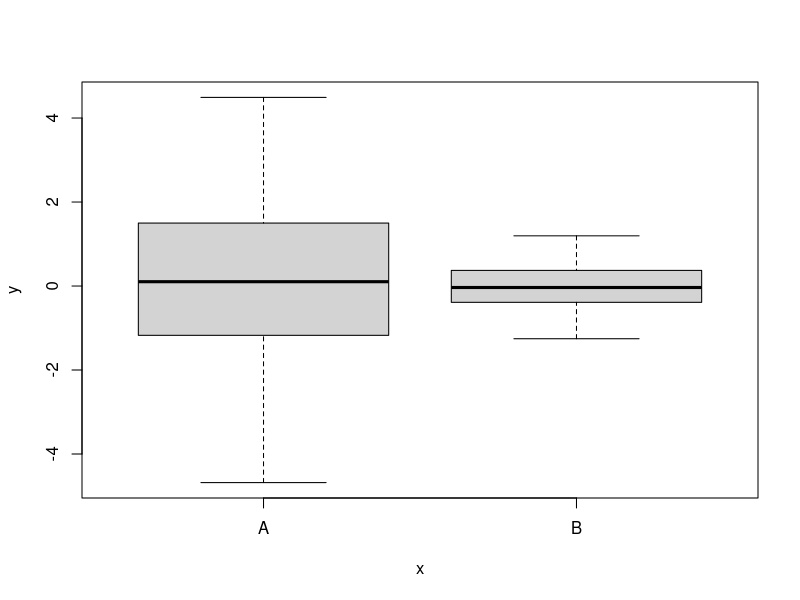
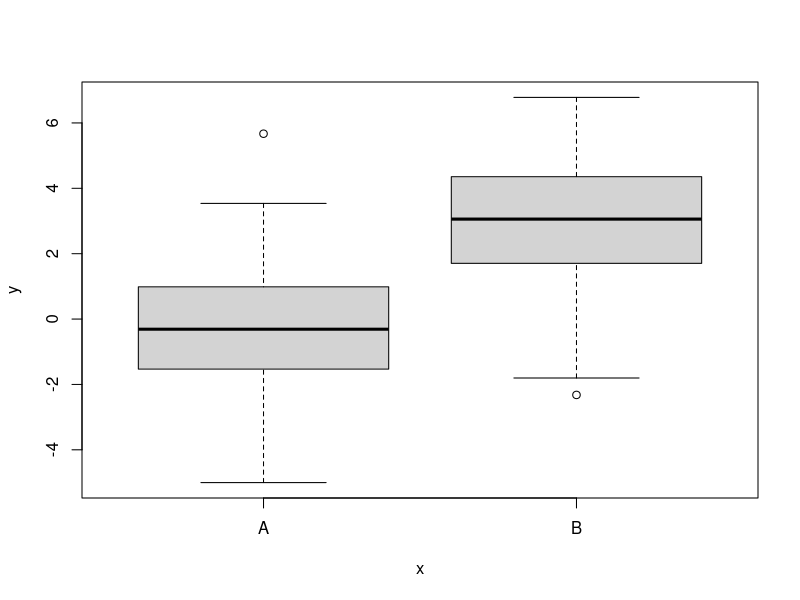
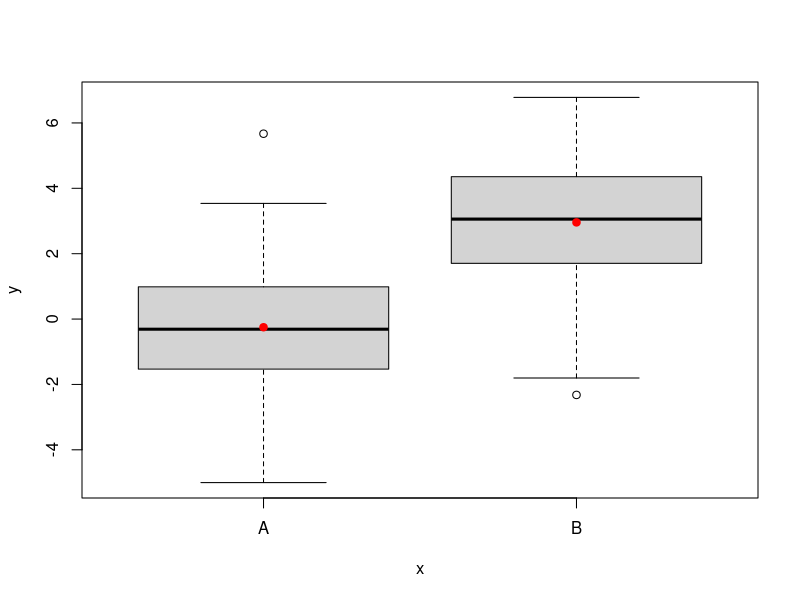
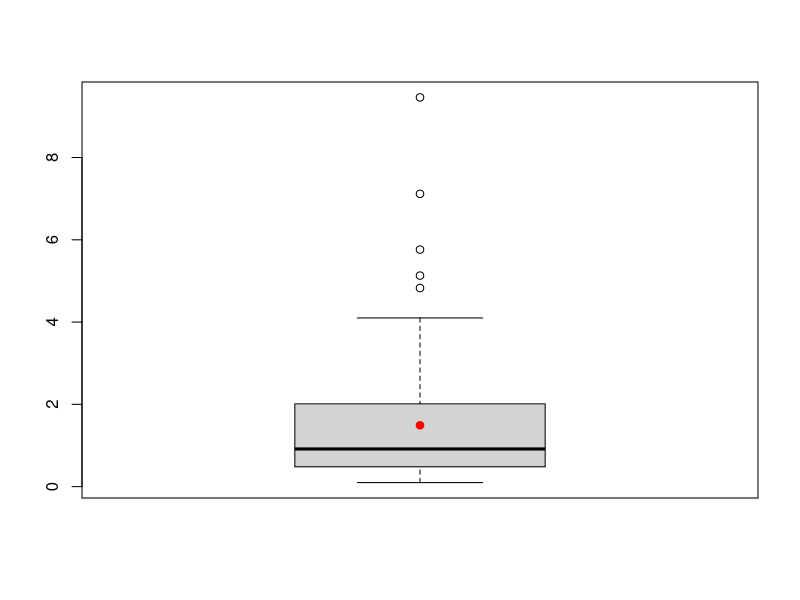
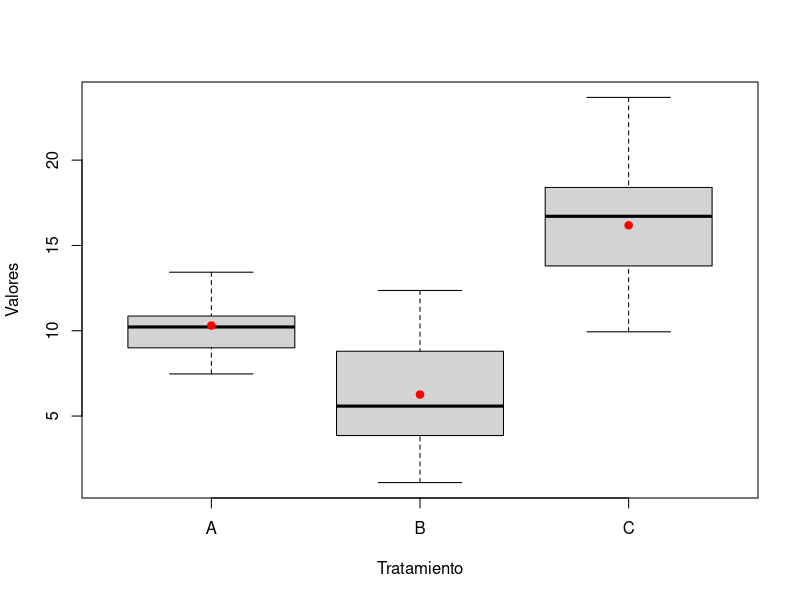
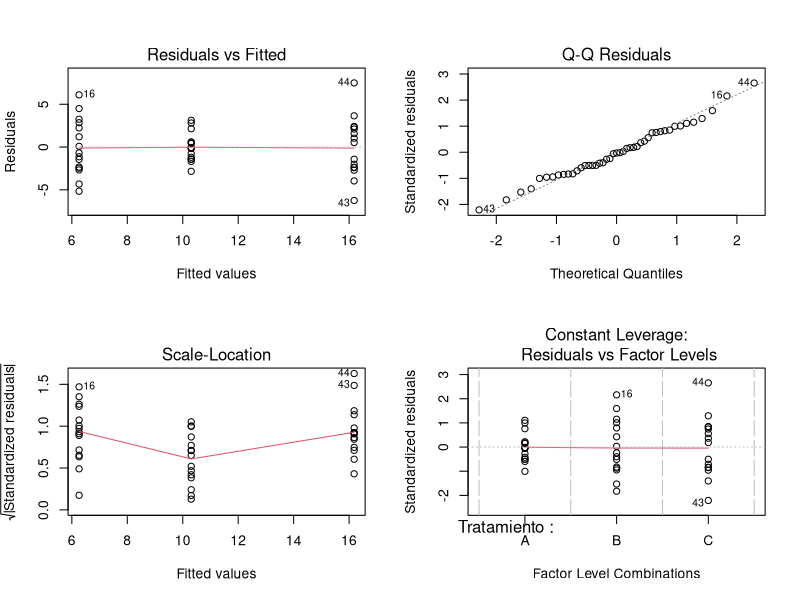
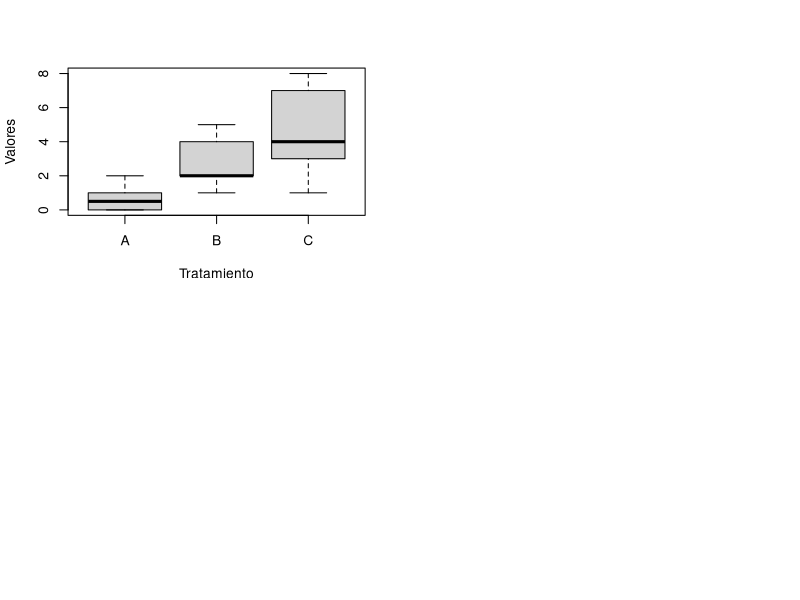
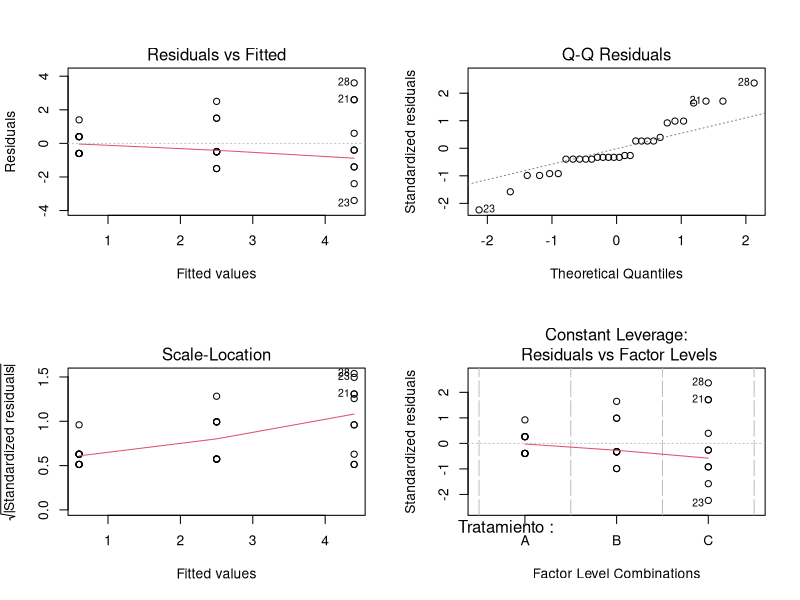

Reproduce these figures in R, in order.
## ---- chunk 1
knitr::opts_chunk$set(echo = TRUE)
## ---- chunk 2
y1 <- rnorm(100, mean = 0, sd = 2)
y2 <- rnorm(100, mean = 0, sd = 0.5)
tabla.1 <- data.frame(y = c(y1, y2),
                      x = rep(c("A", "B"), each = 100))
## ---- chunk 3
boxplot(y ~ x, data = tabla.1)
## ---- chunk 4
tabla.2 <- data.frame(y = c(rnorm(100, mean = 0, sd = 2), #y1
                            rnorm(100, mean = 3, sd = 2)),#y2 
                      x = rep(c("A", "B"), each = 100)) #Tratamientos

boxplot(y ~ x, data = tabla.2)
## ---- chunk 5
media.y.a <- mean(tabla.2$y[1:100])
media.y.b <- mean(tabla.2$y[101:200])

boxplot(y ~ x, data = tabla.2)
points(x = c(1, 2), y = c(media.y.a, media.y.b), col = "red", pch = 20, cex = 1.5)
## ---- chunk 6
y.lnorm <- exp(rnorm(100, mean = 0, sd = 1))
media.lnorm <- mean(y.lnorm)
boxplot(y.lnorm)
points(1, media.lnorm, col = "red", pch = 20, cex = 1.5)
## ---- chunk 7
set.seed(123)
## ---- chunk 8
y1 <- rnorm(100, mean = 0, sd = 1)
shapiro.test(y1)
## ---- chunk 9
y1.lnorm <- exp(y1)
shapiro.test(y1.lnorm)
## ---- chunk 10
set.seed(123)

y1 <- rnorm(15, mean = 10, sd = 2)
y2 <- rnorm(15, mean = 7, sd = 3)
y3 <- rnorm(15, mean = 15, sd = 4)

y <- c(y1, y2, y3)

tratamientos <- rep(c("A", "B", "C"), each = 15)

base.datos <- data.frame(Tratamiento = tratamientos,
                         Valores = y)
## ---- chunk 11
boxplot(Valores ~ Tratamiento, base.datos)
points(c(1, 2, 3),
       c(mean(y1), mean(y2), mean(y3)),
       col = "red", pch = 20, cex = 1.5)
## ---- chunk 12
shapiro.test(y1)
shapiro.test(y2)
shapiro.test(y3)
## ---- chunk 13
modelo.1 <- aov(Valores ~ Tratamiento, base.datos)
modelo.2 <- lm(Valores ~ Tratamiento, base.datos)
## ---- chunk 14
summary(modelo.1)
## ---- chunk 15
summary(modelo.2)
## ---- chunk 16
par(mfrow = c(2, 2))
plot(modelo.1)
## ---- chunk 17
y <- c(rpois(10, 1),
       rpois(10, 2),
       rpois(10, 4))
trats <- rep(c("A", "B", "C"), each = 10)
datos.2 <- data.frame(Valores = y, Tratamiento = trats)
## ---- chunk 18
boxplot(Valores ~ Tratamiento, datos.2)
## ---- chunk 19
modelo.3 <- aov(Valores ~ Tratamiento, datos.2)
summary(modelo.3)
## ---- chunk 20
par(mfrow = c(2,2))
plot(modelo.3)
